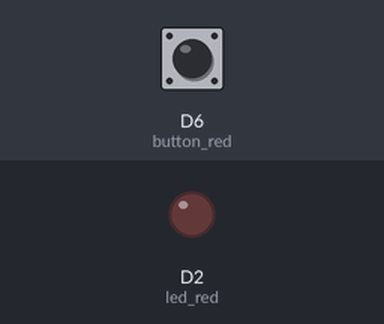
Recording of a sketch running on a simulated ESP8266 (NodeMCU). Shown: output pins drawn as LEDs (lit = HIGH). Inputs (shaded band) come from the test bench; at power-on: D6 (button_red) HIGH. What the sketch prints to the serial monitor is not drawn.

Above: at 1.2 s.
1.3 s: D6 (button_red) pulled LOW for 0.15 s
At 1.4 s:
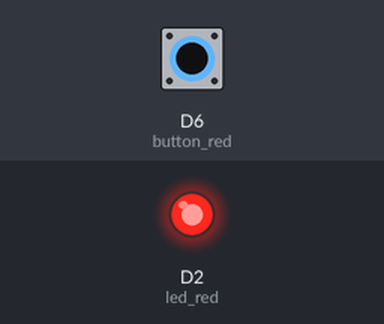
3.0 s: D6 (button_red) pulled LOW for 3.2 s
At 7.5 s:
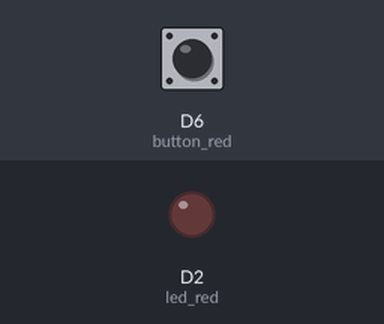
Timing chart, 0 to 9.0 s (numbered marks = the images above; inputs shaded):
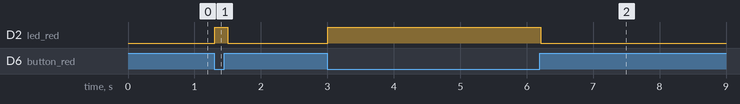

The sketch:

03._led_button_control_1.ino
```cpp
/******************************************************************************************
 * FileName     : 03._led_button_control_1
 * Description  : 빨강 버튼 눌러서 빨강 LED 켜 보기
 * Author       : 오경석
 * Created Date : 2023.10.25
 * Reference    :
 * Modified     : 2024.03.25 : PEJ : 파일명, 주석 수정
******************************************************************************************/


// global variable
int led_red = D2;                                   // 빨강 LED 핀 지정

int button_red = D6;                                // 빨강 버튼 핀 지정


// setup
void setup() {
  pinMode(led_red, OUTPUT);                         //  빨강 LED를 출력 모드로 설정

  pinMode(button_red, INPUT);                       // 빨강 버튼을 입력 모드로 설정

  Serial.begin(115200);                             // 시리얼 통신 속도 설정
}


// main loop
void loop() {
  int button_red_value = digitalRead(button_red);   // 빨강 버튼의 값을 저장

  if (button_red_value == LOW) {                    // 빨강 버튼의 값이 LOW라면
    digitalWrite(led_red, HIGH);                    // 빨강 LED 켜기
    // 시리얼 모니터에 "빨강 버튼이 눌림" 출력
    Serial.println("빨강 버튼이 눌림");
  }
  else {                                            // 빨강 버튼의 값이 LOW가 아니라면
    digitalWrite(led_red, LOW);                     // 빨강 LED 끄기
    // 시리얼 모니터에 "빨강 버튼이 눌리지 않음" 출력
    Serial.println("빨강 버튼이 눌리지 않음");
  }

  delay(100);                                       // 0.1초 기다리기
}


//==========================================================================================
//
// (주)한국공학기술연구원 http://et.ketri.re.kr
//
//==========================================================================================
```

Measured:
- after the input at 1.3 s, D2 (led_red): LOW → HIGH at once, → LOW 0.20 s later
- after the input at 3.0 s, D2 (led_red): LOW → HIGH at once, → LOW 3.2 s later
